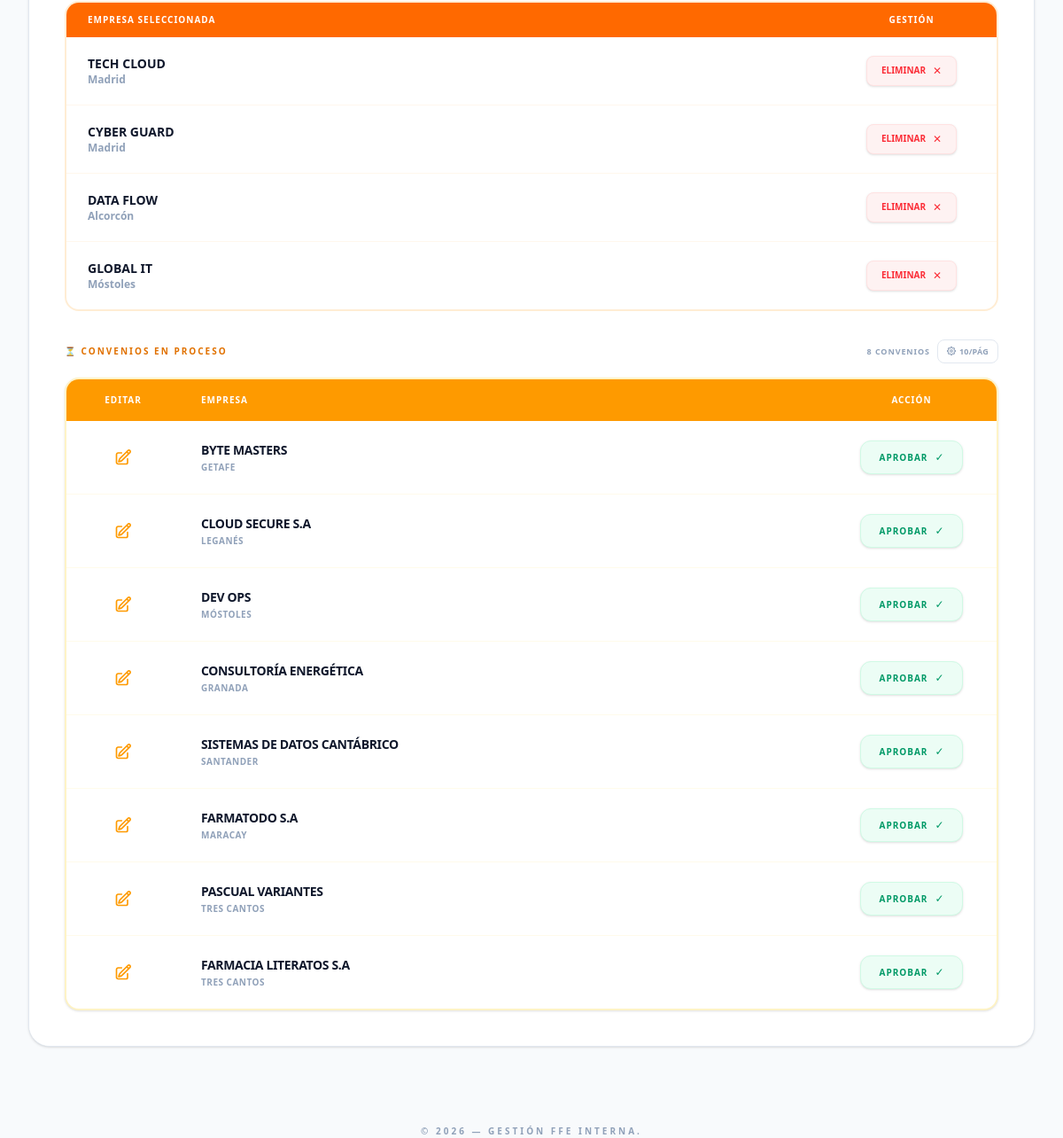
The app's page /index.php (signed in, lower part), older data.
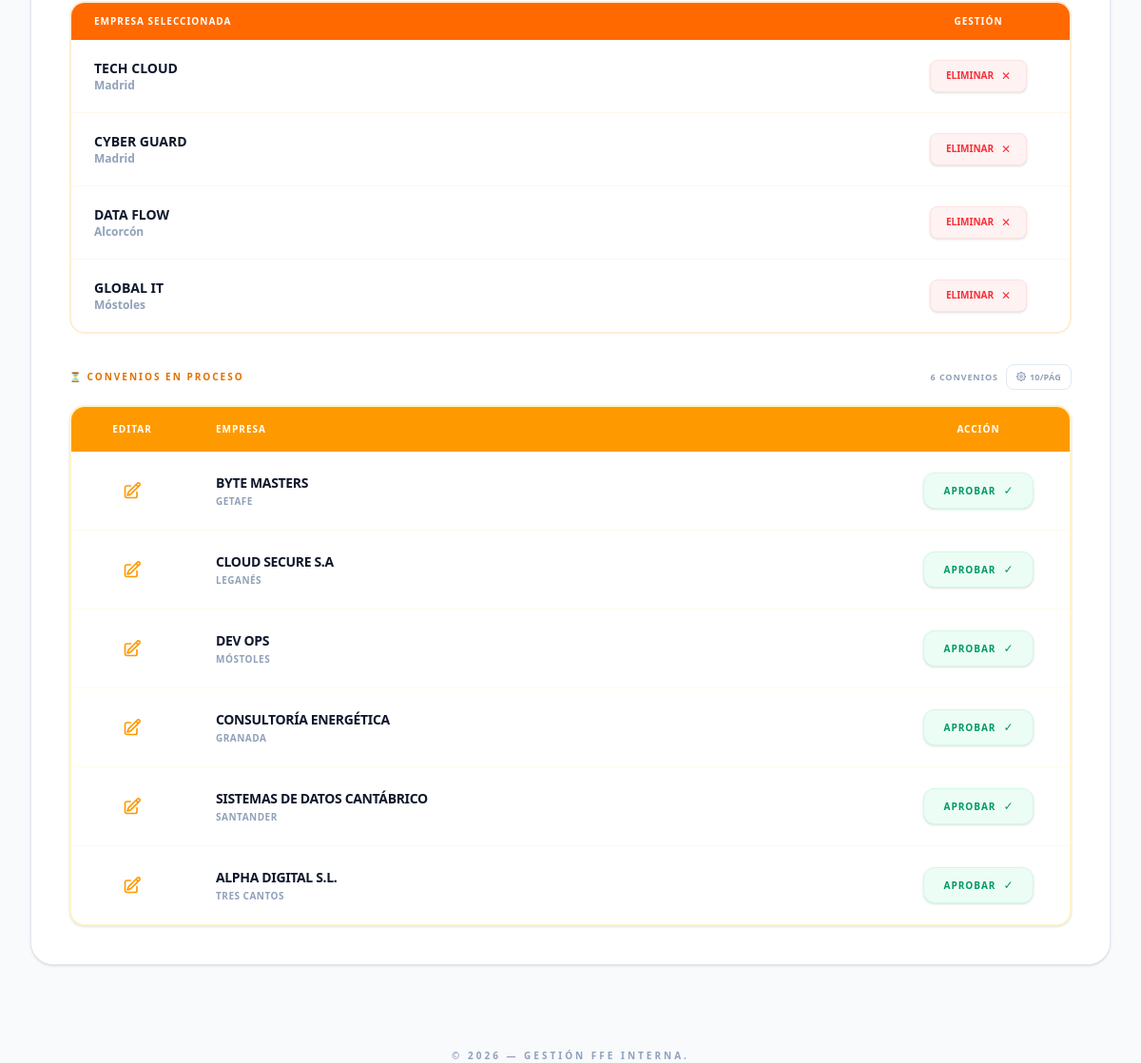
The same page, newer data.
### tables this page shows
CREATE TABLE `convenios` (
  `num_convenio` varchar(20) NOT NULL,
  `nombre_empresa` varchar(100) NOT NULL,
  `cif` varchar(15) NOT NULL,
  `direccion` varchar(255) NOT NULL,
  `localidad` varchar(100) NOT NULL,
  `cp` varchar(10) NOT NULL,
  `telefono` varchar(20) DEFAULT NULL,
  `fax` varchar(20) DEFAULT NULL,
  `representante` varchar(200) DEFAULT NULL,
  `especialidad` int(6) UNSIGNED NOT NULL,
  `fecha_alta_renovacion` date DEFAULT NULL,
  `fecha_nueva_renovacion` date DEFAULT NULL,
  `observaciones` text DEFAULT NULL
);

CREATE TABLE `convenios_nuevos` (
  `id_convenio_nuevo` int(6) UNSIGNED NOT NULL,
  `especialidad` int(6) UNSIGNED NOT NULL,
  `nombre_empresa` varchar(100) NOT NULL,
  `cif` varchar(15) NOT NULL,
  `direccion` varchar(255) NOT NULL,
  `localidad` varchar(100) NOT NULL,
  `cp` varchar(10) NOT NULL,
  `telefono` varchar(20) DEFAULT NULL,
  `fax` varchar(20) DEFAULT NULL,
  `representante` varchar(200) DEFAULT NULL,
  `fecha_nueva_renovacion` date DEFAULT NULL,
  `observaciones` text DEFAULT NULL
);

### Core/Conexion.php (called while the page is built)
<?php
class Conexion {
    private static $instancia = null;
    public static function getConexion() {
        if (self::$instancia === null) {
            try {
                self::$instancia = new PDO(
                    "mysql:host=localhost;dbname=citye;charset=utf8",
                    "root",
                    "",
                    [PDO::ATTR_ERRMODE => PDO::ERRMODE_EXCEPTION]
                );
            } catch (PDOException $e) {
                http_response_code(500);
                $partesRuta      = explode('/', trim($_SERVER['REQUEST_URI'], '/'));
                $carpetaProyecto = (!empty($partesRuta) && $_SERVER['HTTP_HOST'] === 'localhost')
                    ? '/' . $partesRuta[0]
                    : '';
                include $_SERVER['DOCUMENT_ROOT'] . $carpetaProyecto . '/Errores/500.php';
                exit();
            }
        }
        return self::$instancia;
    }
}
?>

### Controlador/Controlador_Tutores.php (called while the page is built, shortened)
<?php
require_once 'Controlador/Controlador_Convenios_Tutores.php';
require_once 'Modelo/Tutores.php';
require_once 'Modelo/Convenios.php';
class Tutores_Controlador {
    private $convTutoresCtrl;
    public function __construct() {
        $this->convTutoresCtrl   = new Convenios_Tutores_Controlador();
    }
    public function mostrarPanel() {
        $pestanaActiva = $_GET['tab'] ?? 1;
        $tutorModelo  = new Tutores();
        $perfil       = $tutorModelo->obtenerDatosPerfil($_SESSION['usuario']);
        $idCicloTutor = $perfil['id_ciclo']     ?? 0;
        $data             = $this->convTutoresCtrl->gestionar();
        $misConvenios     = $data['favoritos'];
        $convModelo       = new Convenios();
        $conveniosProceso = $convModelo->listarPendientesDeAprobacion($idCicloTutor);
        require_once 'Vista/Tutores/Dashboard_Tutores.php';
    }
}

### Controlador/Controlador_Convenios_Tutores.php (called while the page is built, shortened)
<?php
require_once 'Modelo/Convenios.php';
class Convenios_Tutores_Controlador {
    private $convenio;
    public function __construct() {
        $this->convenio = new Convenios();
    }
    public function gestionar() {
        $id_tutor_actual = $_SESSION['id_tutor'];
        $id_ciclo_actual = $_SESSION['id_ciclo'] ?? null;
        $terminoBusqueda = $_REQUEST['busqueda_convenio'] ?? $_GET['busqueda'] ?? '';
        $resultadosBusqueda = [];
        $misFavoritos     = $this->convenio->obtenerFavoritos($id_tutor_actual) ?: [];
        $conveniosProceso = $id_ciclo_actual
            ? $this->convenio->listarPendientesDeAprobacion($id_ciclo_actual)
            : [];
        return [
            'busqueda_convenio' => $resultadosBusqueda,
            'favoritos'         => $misFavoritos,
            'proceso'           => $conveniosProceso,
        ];
    }
}

### Modelo/Convenios.php (called while the page is built, shortened)
<?php
require_once __DIR__ . '/../Core/Conexion.php';
class Convenios {
    private $conn;
    public function __construct() {
        $this->conn = Conexion::getConexion();
    }
    public function obtenerFavoritos($id_tutor) {
        $sql = "SELECT c.* FROM convenios c
                INNER JOIN mi_listado m ON c.num_convenio = m.num_convenio
                WHERE m.id_tutor = :id_tutor";
        $stmt = $this->conn->prepare($sql);
        $stmt->bindParam(':id_tutor', $id_tutor);
        $stmt->execute();
        return $stmt->fetchAll(PDO::FETCH_ASSOC);
    }
    public function listarPendientesDeAprobacion($especialidad) {
        $sql = "SELECT cn.* FROM convenios_nuevos cn
                LEFT JOIN convenios_aprobados ca ON cn.id_convenio_nuevo = ca.id_convenio_nuevo
                WHERE cn.especialidad = ? AND ca.id_convenio_nuevo IS NULL";
        $stmt = $this->conn->prepare($sql);
        $stmt->execute([$especialidad]);
        return $stmt->fetchAll(PDO::FETCH_ASSOC);
    }
}
?>

### Modelo/Tutores.php (called while the page is built, shortened)
<?php
require_once "./Core/Conexion.php";
class Tutores {
    private $conn;
    public function __construct() {
        $this->conn = Conexion::getConexion();
    }
    public function obtenerDatosPerfil($username) {
        $sql = "SELECT t.id_ciclo, t.nombre, t.apellidos, t.email, t.telefono,
                    cur.nombre_curso, cic.nombre_ciclo
                FROM tutores t
                INNER JOIN usuarios u   ON t.id_usuario = u.id_usuario
                INNER JOIN ciclos cic   ON t.id_ciclo   = cic.id_ciclo
                INNER JOIN cursos cur   ON cic.id_curso  = cur.id_curso
                WHERE u.username = :username";
        $stmt = $this->conn->prepare($sql);
        $stmt->execute([':username' => $username]);
        return $stmt->fetch(PDO::FETCH_ASSOC);
    }
}

### Helpers/Paginador.php (called while the page is built, shortened)
<?php
function leerPaginaActual(string $param = 'pag'): int {
    return max(1, (int)($_GET[$param] ?? 1));
}
function leerPorPagina(string $param = 'pp', int $default = 10): int {
    if (!isset($_GET[$param])) return $default;
    $v = (int)$_GET[$param];
    return $v <= 0 ? 0 : $v;
}
function paginarArray(array $items, int $porPagina, int $pagina): array {
    $offset = max(0, ($pagina - 1) * $porPagina);
    return array_slice($items, $offset, $porPagina);
}

### index.php (shortened to what this page needs)
<?php
require_once 'Core/Enrutador.php';
if ((isset($_REQUEST['btnLogOut']) || isset($_REQUEST['LogOut'])) && isset($_SESSION['usuario'])) {
    require_once 'Controlador/Logout.php';
    exit();
}
else if (isset($_SESSION['usuario'])) {
    if ($_SESSION['rol'] == 'tutor') {
        $nomControlador = "Tutores";
    } else if ($_SESSION['rol'] == 'admin') {
        $nomControlador = "Admin";
    } else {
        Enrutador::mostrarError("403", "Acceso Denegado", "El rol asignado a tu cuenta no está reconocido.", "index.php?LogOut", "Cerrar sesión y volver");
    }
    $accion = $_REQUEST['accion'] ?? "mostrarPanel";
    $rutaControlador = 'Controlador/Controlador_' . $nomControlador . ".php";
    Enrutador::ejecutarControladorProtegido($rutaControlador, $nomControlador, $accion);
}

### Core/Enrutador.php (shortened to what this page needs)
<?php
class Enrutador {
    public static function ejecutarControladorProtegido($rutaControlador, $nomControlador, $accion) {
        try {
            $controlador = new $nombreClase();
            if (method_exists($controlador, $accion)) {
                $controlador->$accion();
            } else {
                self::mostrarError("404", "Acción Inválida", "La acción '{$accion}' solicitada no pertenece al controlador activo.");
            }
        } catch (Throwable $e) {
            self::mostrarError("500", "Fallo en Submódulo o Modelo", "Error crítico al cargar componentes secundarios: " . $e->getMessage(), "javascript:window.location.reload();", "Reintentar conexión");
        }
    }
}

### Vista/Tutores/Dashboard_Tutores.php (shortened to what this page needs)
<!doctype html>
<html lang="es">
<head>
    <script src="https://cdn.jsdelivr.net/npm/@tailwindcss/browser@4"></script>
    <link rel="stylesheet" href="Public/css/dark-mode.css">
</head>
<body class="min-h-svh bg-slate-50 text-slate-900 antialiased font-sans">
    <main class="mx-auto max-w-screen-2xl px-4 py-10 sm:px-6 lg:px-8">
        <div class="rounded-3xl border border-slate-200 bg-white shadow-sm overflow-hidden">
            <div class="border-t border-slate-100 p-10 bg-white min-h-[500px]">
                <div data-tab="1" class="<?= $pestanaActiva == 1 ? 'active' : '' ?>">
                    <?php include 'Vista/Tutores/Steps/Convenios.php'; ?>
                </div>
            </div>
        </div>
    </main>
    <footer class="mt-12 text-center text-[10px] font-black text-slate-400 uppercase tracking-[0.3em]">
        © <?= date('Y') ?> — Gestión FFE interna.
    </footer>
</body>
</html>

### Vista/Tutores/Steps/Convenios.php (shortened to what this page needs)
<?php
require_once __DIR__ . '/../../../Helpers/Paginador.php';
$pp_lp  = leerPorPagina('pp_lp', 6);
$pag_lp = leerPaginaActual('pag_lp');
$misConveniosPag = paginarArray($misConvenios ?? [], $pp_lp, $pag_lp);
$pp_cp  = leerPorPagina('pp_cp', 10);
$pag_cp = leerPaginaActual('pag_cp');
$total_cp = count($conveniosProceso ?? []);
$conveniosProcesoPag = paginarArray($conveniosProceso ?? [], $pp_cp, $pag_cp);
?>
<div class="mt-12">
    <div class="overflow-hidden rounded-2xl border-2 border-orange-100 bg-white">
        <table class="w-full text-left border-collapse table-fixed">
            <thead class="bg-orange-500 text-white">
                <tr>
                    <th class="px-6 py-3 text-[10px] font-black uppercase tracking-widest">Empresa Seleccionada</th>
                    <th class="w-48 px-6 py-3 text-[10px] font-black uppercase tracking-widest text-center">Gestión</th>
                </tr>
            </thead>
            <tbody id="lp-tbody" class="divide-y divide-orange-50">
                <?php if (!empty($misConvenios)): foreach ($misConveniosPag as $mc): ?>
                    <tr class="lp-fila hover:bg-orange-50/50 transition-colors">
                        <td class="px-6 py-5">
                            <div class="font-bold text-slate-900 uppercase text-sm"><?= $mc['nombre_empresa'] ?></div>
                            <div class="text-xs text-slate-400 font-bold"><?= $mc['localidad'] ?></div>
                        </td>
                        <td class="px-6 py-5 text-center">
                            <form action="index.php" method="POST" class="flex justify-center">
                                <button type="button" onclick="abrirConfirmarEliminar('<?= htmlspecialchars($mc['num_convenio']) ?>', '<?= htmlspecialchars($mc['nombre_empresa']) ?>')"
                                        class="group flex items-center gap-2 bg-red-50 hover:bg-red-500 text-red-500 hover:text-white px-4 py-2 rounded-lg transition-all border border-red-100 shadow-sm cursor-pointer">
                                    <span class="text-[10px] font-black uppercase">Eliminar</span>
                                    <span class="text-xs group-hover:rotate-90 transition-transform">✕</span>
                                </button>
                            </form>
                        </td>
                    </tr>
                <?php endforeach; else: ?>
                    <tr>
                        <td colspan="2" class="px-6 py-16 text-center text-[11px] font-black text-slate-400 uppercase tracking-[0.2em]">Tu listado está vacío</td>
                    </tr>
                <?php endif; ?>
            </tbody>
        </table>
    </div>
</div>
<div class="mt-8">
    <div class="flex items-center justify-between mb-4">
        <h3 class="text-[10px] font-black text-amber-600 uppercase tracking-[0.2em] flex items-center gap-2">
            ⏳ Convenios en Proceso
        </h3>
        <div class="flex items-center gap-2">
            <span class="text-[9px] font-bold text-slate-400 uppercase tracking-widest">
                <?php if ($pp_cp > 0 && $total_cp > $pp_cp): ?>
                    Mostrando <?= ($pag_cp - 1) * $pp_cp + 1 ?>–<?= min($pag_cp * $pp_cp, $total_cp) ?> de <?= $total_cp ?>
                <?php elseif ($total_cp > 0): ?>
                    <?= $total_cp ?> convenio<?= $total_cp !== 1 ? 's' : '' ?>
                <?php endif; ?>
                </span>
            <button type="button" onclick="document.getElementById('modal-pag-cp').style.display='flex'" title="Configurar filas por página"
                class="flex items-center gap-1 px-2.5 py-1.5 rounded-lg border border-slate-200 text-[9px] font-black text-slate-400 hover:border-amber-300 hover:text-amber-600 hover:bg-amber-50 transition-all cursor-pointer uppercase tracking-wide">
                <span><?= $pp_cp > 0 ? $pp_cp . '/pág' : 'Todos' ?></span>
            </button>
        </div>
    </div>
    <div class="overflow-hidden rounded-2xl border-2 border-amber-100 bg-white shadow-sm">
        <table class="w-full text-left border-collapse table-fixed"> <thead class="bg-amber-500 text-white">
                <tr>
                    <th class="w-32 px-6 py-4 text-[10px] font-black uppercase tracking-widest text-center">Editar</th>
                    <th class="px-6 py-4 text-[10px] font-black uppercase tracking-widest text-left">Empresa</th>
                    <th class="w-48 px-6 py-4 text-[10px] font-black uppercase tracking-widest text-center">Acción</th>
                </tr>
            </thead>
            <tbody id="cp-tbody" class="divide-y divide-amber-50">
                <?php if (!empty($conveniosProceso)): ?>
                    <?php foreach ($conveniosProcesoPag as $convP): ?>
                        <tr class="cp-fila hover:bg-amber-50/50 transition-colors">
                            <td class="px-6 py-5 text-center">
                                <button type="button" onclick='abrirEditarConvenioNuevo(<?= json_encode($convP) ?>)'
                                    class="text-amber-500 hover:text-amber-700 transition-colors p-2.5 rounded-xl hover:bg-amber-100/50 inline-flex items-center justify-center border border-transparent hover:border-amber-200">
                                </button>
                            </td>
                            <td class="px-6 py-5">
                                <div class="font-bold text-slate-900 uppercase text-sm tracking-tight">
                                    <?= htmlspecialchars($convP['nombre_empresa']) ?>
                                </div>
                                <div class="text-[10px] text-slate-400 font-bold uppercase tracking-wider mt-0.5">
                                    <?= htmlspecialchars($convP['localidad']) ?>
                                </div>
                            </td>
                            <td class="px-6 py-5 text-center">
                                <form action="index.php" method="POST" class="flex justify-center">
                                    <button type="button"
                                            onclick="abrirConfirmarAprobar('<?= $convP['id_convenio_nuevo'] ?>', '<?= addslashes($convP['nombre_empresa']) ?>')"
                                            class="group flex items-center justify-center gap-2 bg-emerald-50 hover:bg-emerald-500 text-emerald-600 hover:text-white px-5 py-2.5 rounded-xl transition-all border border-emerald-100 shadow-sm hover:shadow-emerald-200 cursor-pointer active:scale-95">
                                        <span class="text-[10px] font-black uppercase tracking-widest">Aprobar</span>
                                        <span class="text-xs">✓</span>
                                    </button>
                                </form>
                            </td>
                        </tr>
                    <?php endforeach; ?>
                <?php endif; ?>
            </tbody>
        </table>
    </div>
</div>

### Vista/Tutores/Dashboard_Tutores.php (style rules this page uses)
[data-tab] { display: none; }
[data-tab].active { display: block; }

Row changes from the older to the newer data that the page shows:
no longer on this page (row edited): convenios_nuevos: nombre_empresa "FARMATODO S.A", localidad "MARACAY"
no longer on this page (row edited): convenios_nuevos: nombre_empresa "PASCUAL VARIANTES", localidad "TRES CANTOS"
no longer on this page (row edited): convenios_nuevos: nombre_empresa "FARMACIA LITERATOS S.A", localidad "TRES CANTOS"
added convenios_nuevos: nombre_empresa "ALPHA DIGITAL S.L.", localidad "TRES CANTOS"
Text that changed along with them:
$total_cp: "8" → "6"
